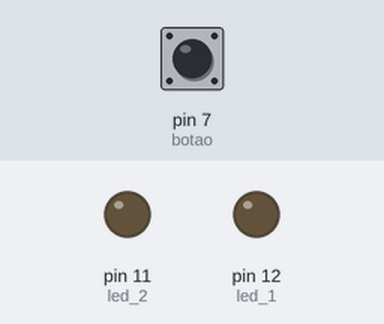
A program run on a simulated Arduino Uno, built with avr-gcc and run on an emulated ATmega328P. Parts: output pins drawn as LEDs (lit = HIGH). The inputs (shaded band) are chosen by the test bench; at power-on: pin 7 (botao) HIGH.

Above: at 1.2 s.
1.3 s: pin 7 (botao) pulled LOW for 0.15 s
At 2.0 s:
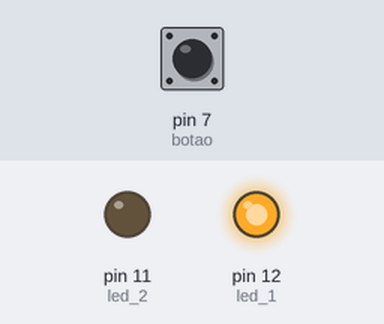
2.9 s: pin 7 (botao) pulled LOW for 1 s
At 3.2 s:
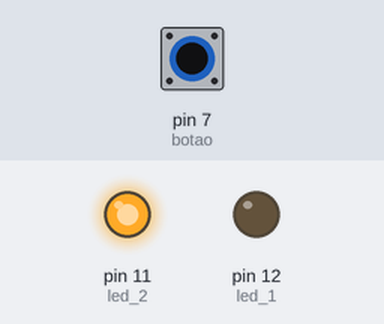
5.4 s: pin 7 (botao) pulled LOW for 3.2 s
At 6.3 s:
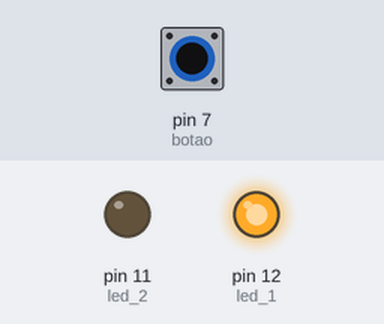
Timing chart, 0 to 8.4 s (numbered marks = the images above; inputs shaded):
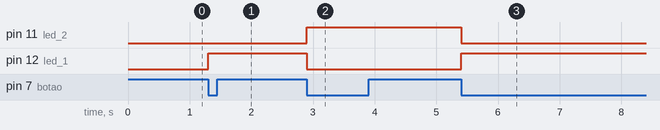

The program:

main.cpp
```cpp
#include <Arduino.h>
int botao = 7;
int led_1 = 12;
int led_2 = 11;
bool estadoLed_1 = 0;
bool estadoLed_2 = 0;
int cnt = 0;

void setup() {
  pinMode(botao, INPUT_PULLUP); // botao como entrada
  pinMode(led_1, OUTPUT);
  pinMode(led_2, OUTPUT);
}

void loop() {
  if(digitalRead(botao) == LOW) // se o botao for pressionado
  {
    cnt += 1;


    if(cnt % 2 == 0){
      estadoLed_2 = !estadoLed_2;
      digitalWrite(led_2, estadoLed_2);
      digitalWrite(led_1, LOW);
      estadoLed_2 = !estadoLed_2;
    }

    else{
      estadoLed_1 = !estadoLed_1; // troca o estado do led1
      digitalWrite(led_1, estadoLed_1);
      digitalWrite(led_2, LOW);
      estadoLed_1 = !estadoLed_1;
    }
  while(digitalRead(botao)==LOW);
  delay(100);

    }

}
```

Measured:
- after the input at 1.3 s, pin 12 (led_1): LOW → HIGH at once
- after the input at 2.9 s, pin 11 (led_2): LOW → HIGH at once; pin 12 (led_1): HIGH → LOW at once
- after the input at 5.4 s, pin 11 (led_2): HIGH → LOW at once; pin 12 (led_1): LOW → HIGH at once
